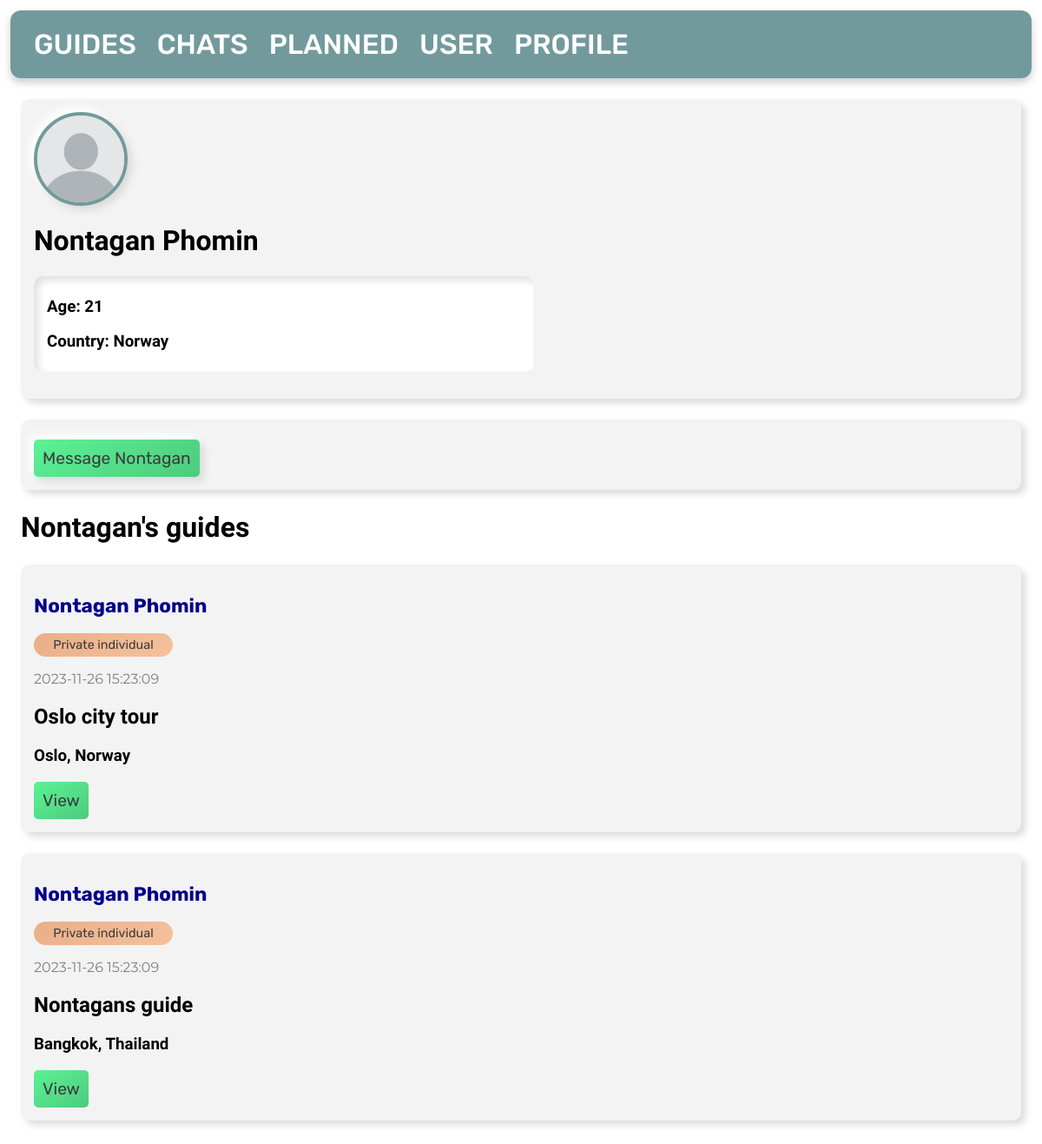
/6/2/profile/, run on the app's committed database.
### tables this page shows
CREATE TABLE images
(
    id   INTEGER PRIMARY KEY AUTOINCREMENT,
    img  TEXT,
    user INTEGER,
    FOREIGN KEY (user) REFERENCES user (id)
);

CREATE TABLE user
(
    id        INTEGER PRIMARY KEY AUTOINCREMENT,
    firstname TEXT NOT NULL,
    lastname  TEXT NOT NULL,
    age       INTEGER,
    country   TEXT
);

CREATE TABLE posts
(
    id       INTEGER PRIMARY KEY AUTOINCREMENT,
    byUser   INTEGER,
    created  TIMESTAMP NOT NULL DEFAULT CURRENT_TIMESTAMP,
    title    TEXT      NOT NULL,
    content  TEXT      NOT NULL,
    country  TEXT      NOT NULL,
    city     TEXT      NOT NULL,
    language TEXT,
    price    INTEGER   NOT NULL,
    type     TEXT,
    FOREIGN KEY (byUser) REFERENCES user (id)
);

### app.py (the view)
@app.route('/<int:id>/<int:u>/profile/', methods=('GET', 'POST'))
def viewProfile(id, u):
    db = get_db_connection()
    global user_id
    user = db.execute('SELECT * FROM posts, user WHERE posts.id = ? AND user.id = posts.byUser OR user.id = ?',
                      (id, u,)).fetchone()
    posts = db.execute('SELECT * FROM posts, user WHERE user.id = ? AND posts.byUser = user.id ORDER BY posts.id DESC',
                       (u,)).fetchall()
    image = db.execute('SELECT * FROM images WHERE images.user = ? ORDER BY id DESC LIMIT 1', (u,)).fetchone()
    if request.method == 'POST':
        db.execute('INSERT INTO chat (user1, user2) VALUES (?, ?)',
                   (user_id, u))
        db.commit()
        db.close()
        return redirect(url_for('chat'))
    return render_template('view-profile.html', user=user, posts=posts, image=image)

### app.py (called while the page is built)
def get_db_connection():
    db = sqlite3.connect('database.db')
    db.row_factory = sqlite3.Row
    return db

### templates/view-profile.html
{% extends 'base.html' %}
{% block content %}
    <div class='post'>
        <object class="pp" data="{{ url_for('static', filename=image['img']) }}">
            <img src="{{ url_for('static', filename='placeholder.png') }}" alt="profile picture">
        </object>
        <h1>{{ user['firstname'] }} {{ user['lastname'] }}</h1>
        <div id="textsec">
            <h3>Age: {{ user['age'] }}</h3>
            <h3>Country: {{ user['country'] }}</h3>
        </div>
    </div>
    <div class="post">
        <form method="post">
            <button id="button" type="submit">Message {{ user['firstname'] }}</button>
        </form>
    </div>
    <h1 id="title">{{ user['firstname'] }}'s guides</h1>
    {% for post in posts %}
        <div class='post'>
            <h3>
                <a id="profile"
                   href="{{ url_for('viewProfile', id=post['id'], u=post['byUser']) }}">{{ post['firstname'] }} {{ post['lastname'] }}</a>
            </h3>
            <p id="type">{{ post['type'] }}</p>
            <p id="date">{{ post['created'] }}</p>
            <h2>{{ post['title'] }}</h2>
            <h3>{{ post['city'] }}, {{ post['country'] }}</h3>
            <a href="{{ url_for('view', id=post['id']) }}">View</a>
        </div>
    {% endfor %}
{% endblock %}

### templates/base.html (shortened to what this page needs)
<!DOCTYPE html>
<html lang="en">
<head>
</head>
<body>
<ul class="nav-links">
    <li><a href="{{ url_for('index') }}">GUIDES</a></li>
    <li><a href="{{ url_for('chat') }}">CHATS</a></li>
    <li><a href="{{ url_for('planned') }}">PLANNED</a></li>
    <li><a href="{{ url_for('user') }}">USER</a></li>
    <li><a href="{{ url_for('profile') }}">PROFILE</a></li>
</ul>
<div class="content">
    {% block content %} {% endblock %}
</div>
</body>
</html>

### templates/base.html (style rules this page uses)
.post { padding: 15px; margin: 2vw; background-color: #f3f3f3; border-radius: 10px; box-shadow: 5px 5px 9px #dbdbdb, -5px -5px 9px #ffffff; }
body { margin: 0; padding-bottom: 7rem; }
h1, h2, h3 { font-family: 'Lexend', sans-serif; }
#title { margin: 2vw; }
p { font-family: 'Montserrat', sans-serif; }
a { font-family: 'Rubik', sans-serif; text-decoration: none; }
#button { font-family: 'Rubik', sans-serif; font-size: 1.2em; border-radius: 5px; margin-right: 0.5rem; margin-top: 0.5rem; padding: 10px; color: #3b3b3b; outline: none; border: none; transition: 300ms; background: linear-gradient(145deg, #5bf295, #4dcb7d); box-shadow: 5px 5px 9px #dbdbdb, -5px -5px 9px #ffffff; }
body .post a { font-family: 'Rubik', sans-serif; font-size: 1.2em; display: inline-block; border-radius: 5px; padding: 10px; color: #3b3b3b; background: linear-gradient(145deg, #5bf295, #4dcb7d); outline: none; border: none; transition: 300ms; }
#textsec { background-color: white; padding-top: 5px; padding-bottom: 5px; padding-left: 15px; margin-top: 1rem; margin-bottom: 1rem; width: 50%; border-radius: 10px; box-shadow: inset 5px 5px 10px #e0e0e0, inset -5px -5px 10px #ffffff; }
#profile { font-family: 'Rubik', sans-serif; font-size: 1.2em; display: inline-block; border-radius: 0; padding: 0; background: transparent; color: darkblue; outline: none; border: none; }
#date { color: grey; }
.nav-links { display: flex; flex-wrap: wrap; align-items: center; margin: 1vw; background-color: #729a9d; padding: 20px 15px; border-radius: 12px; box-shadow: 0 5px 10px rgba(0, 0, 0, 0.2); }
.nav-links li { list-style: none; margin: 0 12px; }
.nav-links li a { position: relative; color: #ffffff; font-size: 2rem; font-weight: 500; padding: 6px 0; text-decoration: none; transition: 300ms; }
.pp { display: inline-block; position: relative; width: 100px; height: 100px; overflow: hidden; border-radius: 50%; border: 4px #729a9d solid; box-shadow: 5px 5px 9px #dbdbdb, -5px -5px 9px #ffffff; }
.pp img { width: auto; height: 100%; }
#type { font-family: 'Rubik', sans-serif; font-size: 0.9rem; width: 150px; padding: 5px; text-align: center; border-radius: 20px; outline: none; color: #3b3b3b; border: none; background: linear-gradient(145deg, #eaae86, #f5c19e); box-shadow: none; }

### data on the page
user: firstname "Nontagan", lastname "Phomin", age "21"
posts: country "Norway"
posts: firstname "Nontagan", lastname "Phomin", type "Private individual", created "2023-11-26 15:23:09", title "Oslo city tour", city "Oslo", country "Norway"
posts: firstname "Nontagan", lastname "Phomin", type "Private individual", created "2023-11-26 15:23:09", title "Nontagans guide", city "Bangkok", country "Thailand"
